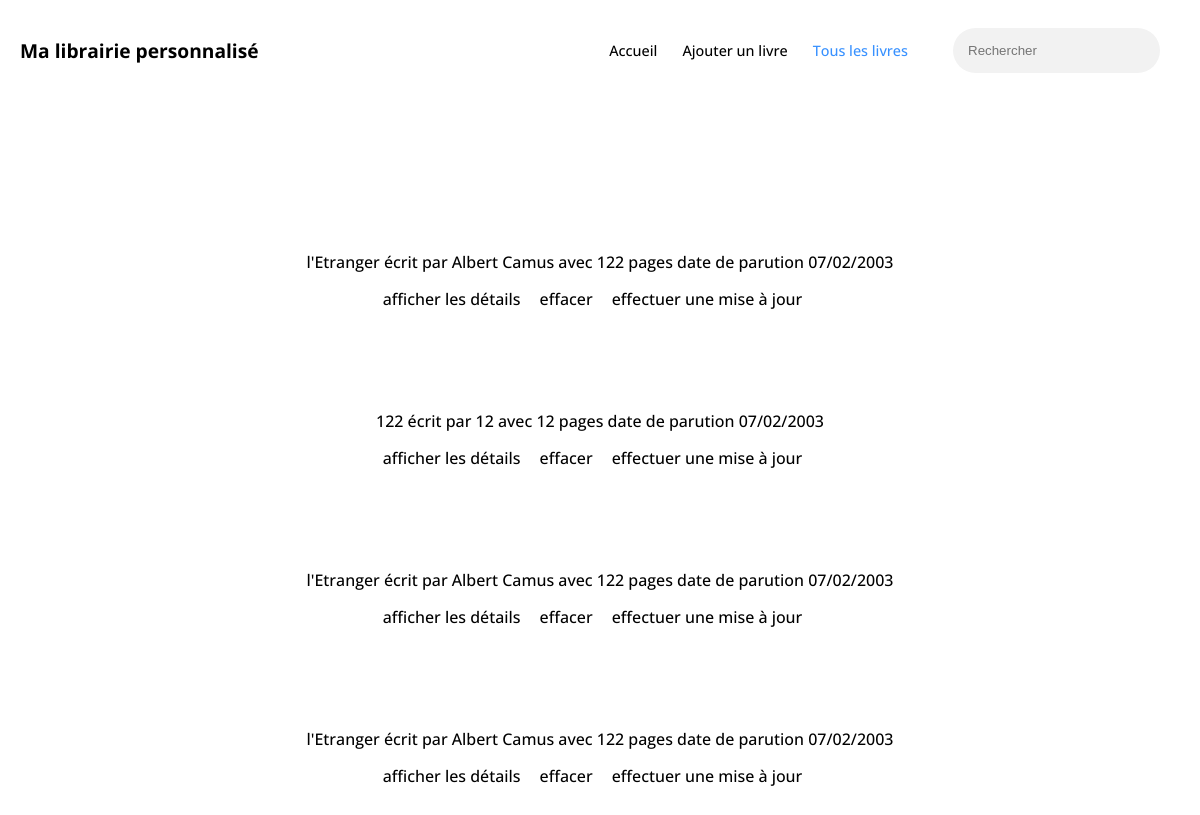
The app's page /tousleslivres/ with its own data.
### bibliotheque/models.py (models this page shows, shortened)
class Livre(models.Model):
    titre = models.CharField(max_length=100)
    auteur = models.CharField(max_length = 100)
    date_parution = models.DateField(blank=True, null = True)
    nombre_pages = models.IntegerField(blank=False)
    resume = models.TextField(null = True, blank = True)
    def __str__(self):
        chaine = f"{self.titre} écrit par {self.auteur} avec {self.nombre_pages} pages"
        return chaine

### bibliotheque/views.py (the view)
# urls.py: path("tousleslivres/", views.tous),
def tous(request):
    liste = list(models.Livre.objects.all())
    return render(request, 'livre.html', {'liste': liste})

### bibliotheque/templates/livre.html (shortened to what this page needs)
{% load static %}
<!DOCTYPE html>
<html lang="en">
<head>
    <link rel="stylesheet" type="text/css" href="{% static 'css/main.css' %}">
</head>
<body>
    <nav>
        <h1>Ma librairie personnalisé</h1>
        <div class="onglets">
            <p class="link"><a href="../">Accueil</a></p>
            <p class="link"><a href="../ajout/">Ajouter un livre</a></p>
            <p class="link"><a class="linka" href="#">Tous les livres</a></p>
            <form>
                <input type="search" placeholder="Rechercher">
            </form>
        </div>
    </nav>
    <div class="les-livres">
        {% for l in liste %}
            <li>
                {{l}} date de parution {{l.date_parution|date:"d/m/Y"}}
                <div class="details">
                    <a href="../affiche/{{l.id}}">afficher les détails</a>
                    <a href="../delete/{{l.id}}">effacer</a>
                    <a href="../update/{{l.id}}">effectuer une mise à jour</a>
                </div>
            </li>
        {%endfor%}
    </div>
</body>
</html>

### bibliotheque/static/css/main.css (style rules this page uses)
body { font-family: 'Open Sans', sans-serif; margin: 0px; padding: 0px; font-weight: 500; }
a { text-decoration-color: none; text-decoration-line: none; text-decoration-style: none; color: black; }
.linka { color: #3891ff }
nav { display: flex; flex-wrap: wrap; justify-content: space-between; padding: 20px; background-color: #ffff; position: sticky; top: 0; }
nav h1 { font-size: 120%; display: flex; align-items: center; }
nav .onglets { display: flex; flex-wrap: wrap; }
nav .onglets p { font-size: 90%; margin-right: 25px; cursor: pointer; display: flex; align-items: center; transition-duration: 300ms; }
nav .onglets input { margin: 8px 20px; padding: 15px; border-radius: 30px; border: none; outline: none; background-color: #f2f2f2; }
.details { margin-bottom: 100px; margin-top: 15px; }
.details a { margin-right: 15px; }
.les-livres { text-align: center; margin-top: 150px; list-style: none; }

### records on screen
Livre: titre+auteur+nombre_pages "l'Etranger écrit par Albert Camus avec 122 pages", date_parution "07/02/2003"
Livre: titre+auteur+nombre_pages "122 écrit par 12 avec 12 pages", date_parution "07/02/2003"
Livre: titre+auteur+nombre_pages "l'Etranger écrit par Albert Camus avec 122 pages", date_parution "07/02/2003"
Livre: titre+auteur+nombre_pages "l'Etranger écrit par Albert Camus avec 122 pages", date_parution "07/02/2003"
